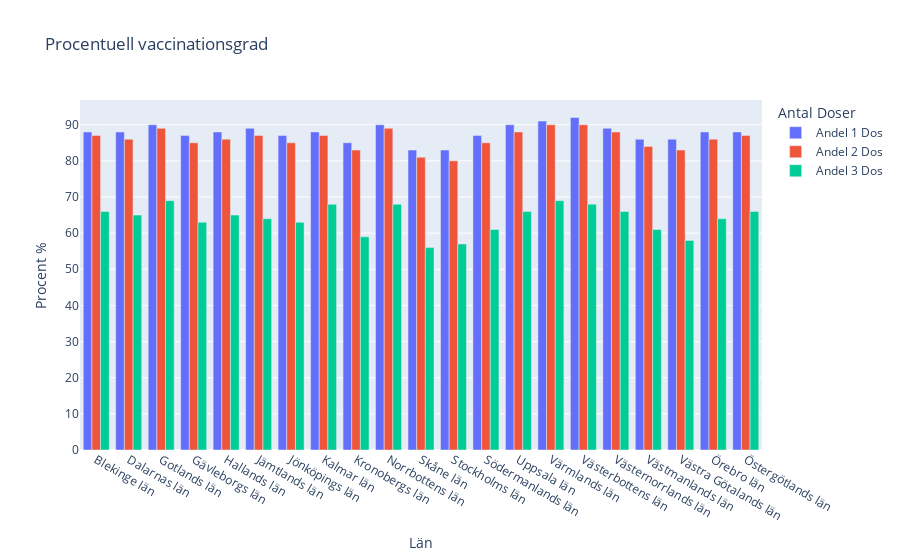

Here is the notebook cell this chart was saved with:
### Code cell
vaxx_plot = vaccin_andel_län.drop(['Antal minst 1 dos', 'Antal minst 2 doser', 'Antal 3 doser', 'Befolkning'], axis = 1) 
fig = px.bar(vaxx_plot, barmode='group', labels={'value':'Procent % ', 'Län_namn':'Län', 'variable':'Antal Doser'}, title="Procentuell vaccinationsgrad" )
fig.write_image("Visualiseringar/Procent_doser_Covid19_Dataset.png")
fig.show()

### Figure 1 — Plotly figure (JSON) as saved in the notebook; plotly's stock layout.template omitted (floating-point values rounded to 4 significant figures)
{"data": [{"alignmentgroup": "True", "hovertemplate": "Antal Doser=Andel 1 Dos<br>Län=%{x}<br>Procent % =%{y}<extra></extra>", "legendgroup": "Andel 1 Dos", "marker": {"color": "#636efa", "pattern": {"shape": ""}}, "name": "Andel 1 Dos", "offsetgroup": "Andel 1 Dos", "orientation": "v", "showlegend": true, "textposition": "auto", "type": "bar", "x": ["Blekinge län", "Dalarnas län", "Gotlands län", "Gävleborgs län", "Hallands län", "Jämtlands län", "Jönköpings län", "Kalmar län", "Kronobergs län", "Norrbottens län", "Skåne län", "Stockholms län", "Södermanlands län", "Uppsala län", "Värmlands län", "Västerbottens län", "Västernorrlands län", "Västmanlands län", "Västra Götalands län", "Örebro län", "Östergötlands län"], "xaxis": "x", "y": [88, 88, 90, 87, 88, 89, 87, 88, 85, 90, 83, 83, 87, 90, 91, 92, 89, 86, 86, 88, 88], "yaxis": "y"}, {"alignmentgroup": "True", "hovertemplate": "Antal Doser=Andel 2 Dos<br>Län=%{x}<br>Procent % =%{y}<extra></extra>", "legendgroup": "Andel 2 Dos", "marker": {"color": "#EF553B", "pattern": {"shape": ""}}, "name": "Andel 2 Dos", "offsetgroup": "Andel 2 Dos", "orientation": "v", "showlegend": true, "textposition": "auto", "type": "bar", "x": ["Blekinge län", "Dalarnas län", "Gotlands län", "Gävleborgs län", "Hallands län", "Jämtlands län", "Jönköpings län", "Kalmar län", "Kronobergs län", "Norrbottens län", "Skåne län", "Stockholms län", "Södermanlands län", "Uppsala län", "Värmlands län", "Västerbottens län", "Västernorrlands län", "Västmanlands län", "Västra Götalands län", "Örebro län", "Östergötlands län"], "xaxis": "x", "y": [87, 86, 89, 85, 86, 87, 85, 87, 83, 89, 81, 80, 85, 88, 90, 90, 88, 84, 83, 86, 87], "yaxis": "y"}, {"alignmentgroup": "True", "hovertemplate": "Antal Doser=Andel 3 Dos<br>Län=%{x}<br>Procent % =%{y}<extra></extra>", "legendgroup": "Andel 3 Dos", "marker": {"color": "#00cc96", "pattern": {"shape": ""}}, "name": "Andel 3 Dos", "offsetgroup": "Andel 3 Dos", "orientation": "v", "showlegend": true, "textposition": "auto", "type": "bar", "x": ["Blekinge län", "Dalarnas län", "Gotlands län", "Gävleborgs län", "Hallands län", "Jämtlands län", "Jönköpings län", "Kalmar län", "Kronobergs län", "Norrbottens län", "Skåne län", "Stockholms län", "Södermanlands län", "Uppsala län", "Värmlands län", "Västerbottens län", "Västernorrlands län", "Västmanlands län", "Västra Götalands län", "Örebro län", "Östergötlands län"], "xaxis": "x", "y": [66, 65, 69, 63, 65, 64, 63, 68, 59, 68, 56.0, 57.0, 61, 66, 69, 68, 66, 61, 58.0, 64, 66], "yaxis": "y"}], "layout": {"barmode": "group", "legend": {"title": {"text": "Antal Doser"}, "tracegroupgap": 0}, "title": {"text": "Procentuell vaccinationsgrad"}, "xaxis": {"anchor": "y", "domain": [0, 1], "title": {"text": "Län"}}, "yaxis": {"anchor": "x", "domain": [0, 1], "title": {"text": "Procent % "}}}}
